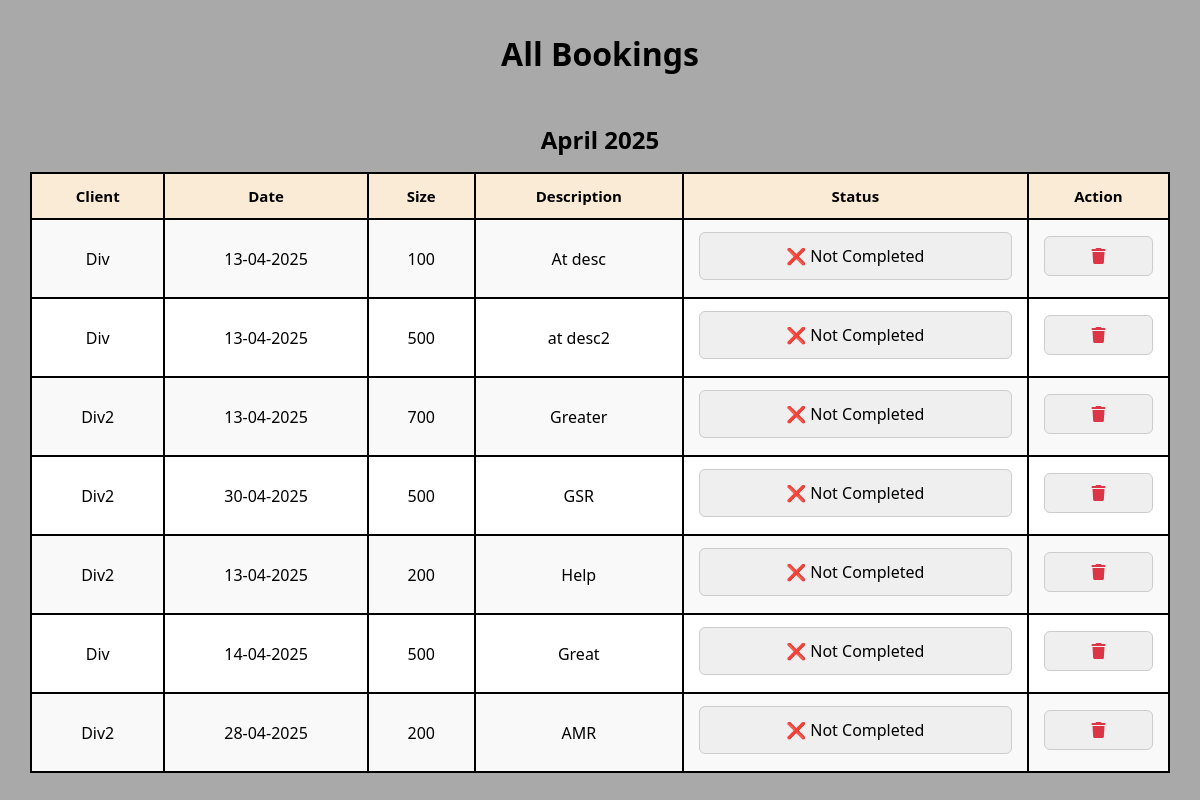
/view_all_bookings (signed in), run on an earlier commit of the app's database.
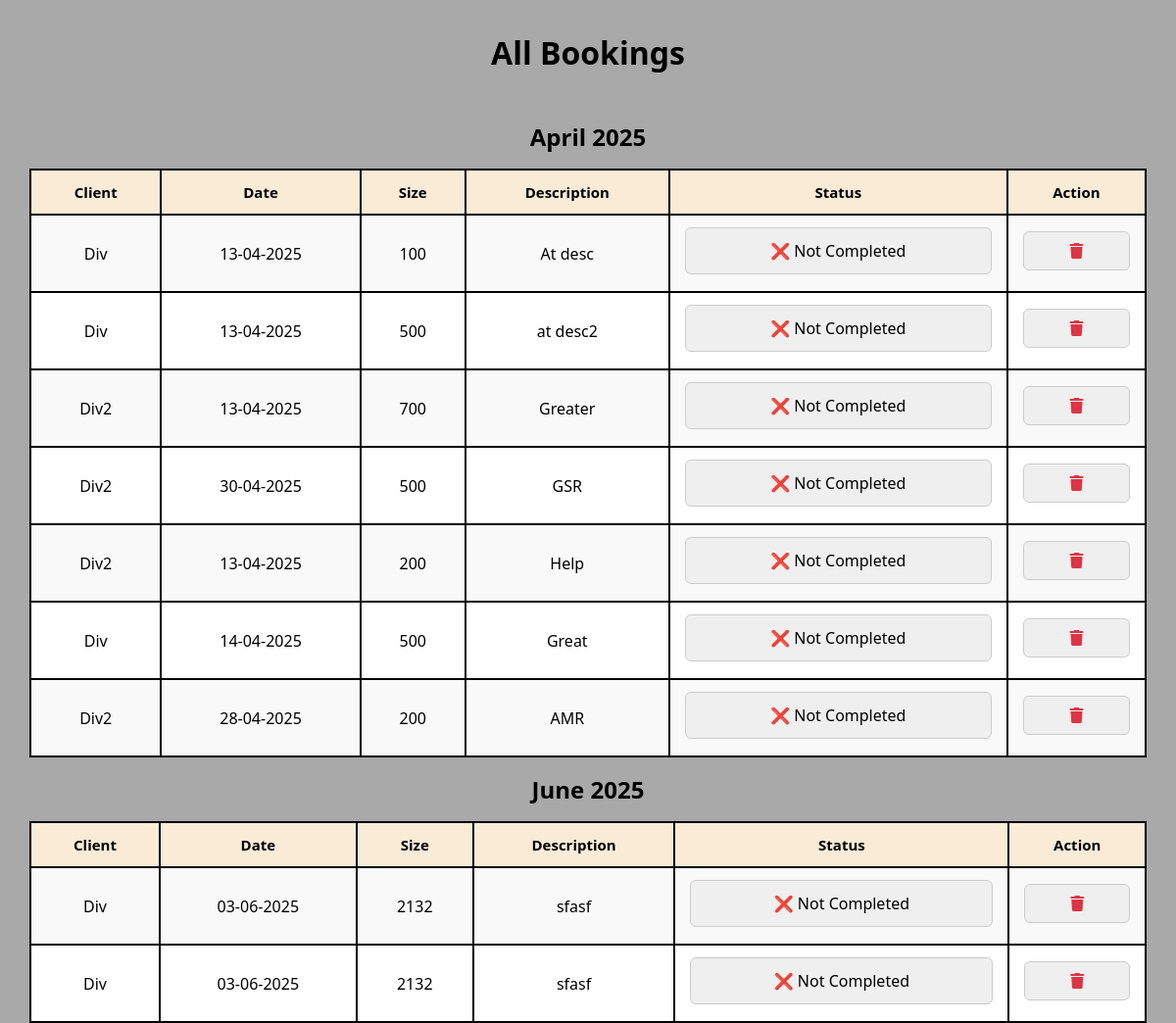
And on a later commit of the database.
### db_setup.py (models this page shows)
class Entity(Base):
    __tablename__ = 'entities'
    id = Column(Integer, primary_key=True)
    date = Column(Date, nullable=False)
    client_id = Column(Integer, ForeignKey('clients.id'), nullable=False)
    client = relationship("Client")
    size = Column(Integer, nullable = False)
    description = Column(String, nullable=False)
    completed = Column(Boolean, default=False)

class Client(Base, UserMixin):
    __tablename__ = 'clients'
    id = Column(Integer, primary_key=True)
    username = Column(String, nullable=False)
    password = Column(String, nullable=False)
    role = Column(String, nullable=False, default='client')

### app.py (the view)
@app.route('/view_all_bookings', methods=['GET'])
@login_required
def view_all_bookings():
    if current_user.role == 'Admin':
        bookings = db_session.query(Entity).all()
    else:
        bookings = db_session.query(Entity).filter(Entity.client_id == current_user.id).all()
    bookings_by_month = defaultdict(list)
    for booking in bookings:
        if booking.date:
            month = booking.date.strftime('%B %Y')
            bookings_by_month[month].append(booking)
    return render_template('viewall.html', bookings_by_month=bookings_by_month)

### app.py (called while the page is built)
@login_manager.user_loader
def load_user(client_id):
    return db_session.get(Client, client_id)

### templates/viewall.html (shortened to what this page needs)
<!DOCTYPE html>
<html lang="en">
  <head>
    <link
      rel="stylesheet"
      href="{{ url_for('static', filename='style.css') }}"
    />
    <link
      rel="stylesheet"
      href="https://cdnjs.cloudflare.com/ajax/libs/font-awesome/6.5.0/css/all.min.css"
    />
  </head>
  <body>
    <h1>All Bookings</h1>
    {% for month, bookings in bookings_by_month.items() %}
    <h2>{{ month }}</h2>
    <div class="table-container">
      <table class="table-view">
        <tr>
          <th>Client</th>
          <th>Date</th>
          <th>Size</th>
          <th>Description</th>
          <th>Status</th>
          <th>Action</th>
        </tr>
        {% for booking in bookings %}
        <tr>
          <td>{{ booking.client.username }}</td>
          <td>{{ booking.date.strftime('%d-%m-%Y') }}</td>
          <td>{{ booking.size }}</td>
          <td>{{ booking.description }}</td>
          <td>
            <form
              action="{{ url_for('toggle_complete', booking_id=booking.id) }}"
              method="POST"
            >
              <button type="submit">
                {% if booking.completed %} ✅ Completed {% else %} ❌ Not
                Completed {% endif %}
              </button>
            </form>
          </td>
          <td>
            {% if booking.completed == False %}
            <form
              class="form-buttons"
              action="{{ url_for('delete_booking', booking_id=booking.id) }}"
              method="POST"
              onsubmit="return confirm('Delete this booking?');"
            >
              <button class="delete" type="submit" title="Delete">
                <i class="fa-solid fa-trash"></i>
              </button>
            </form>
            {% endif %}
          </td>
        </tr>
        {% endfor %}
      </table>
    </div>
    {% else %}
    <h2>No bookings found.</h2>
    {% endfor %}
  </body>
</html>

What changed in the data, as far as the page shows it:
added Entity: client.username "Div", date "03-06-2025", size "2132", description "sfasf", completed "❌ Not Completed", shown under "June 2025"
added Entity: client.username "Div", date "03-06-2025", size "2132", description "sfasf", completed "❌ Not Completed", shown under "June 2025"
Also different on the page:
new list line: "June 2025 Client Date Size Description Status Action"
